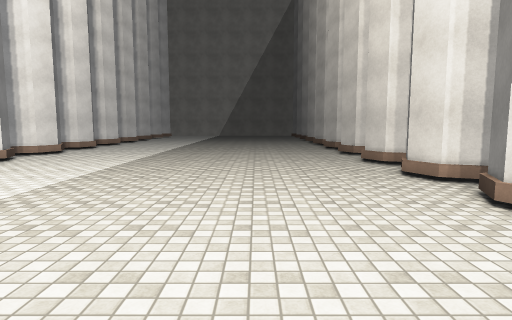
[1] (above)

22 first-person views from a walk through a 3-D level made in the Unity game engine. The camera is 1.5 m above the floor, tilts 6° down and sees 75° across. The floor is counted in squares, 1 m on a side. Each view is taken from the middle of a square. On the plan, view 1 faces up. The plan holds only what a view shows up to about 15 squares ahead; the rest is blank. The place goes on beyond the plan. Some surface patterns are stand-ins.

[2]
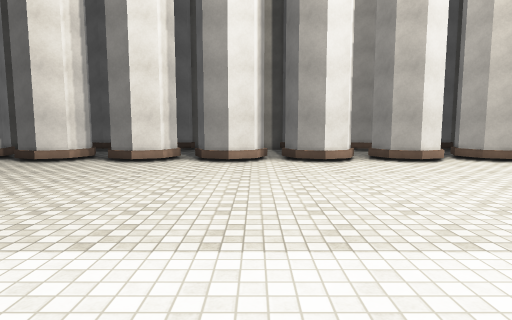

[3]
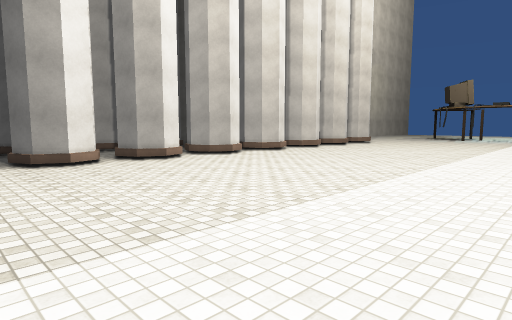

[4]
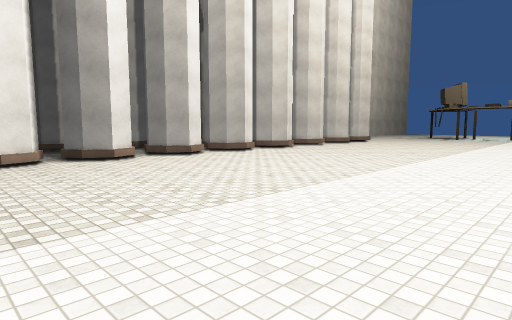

[5]
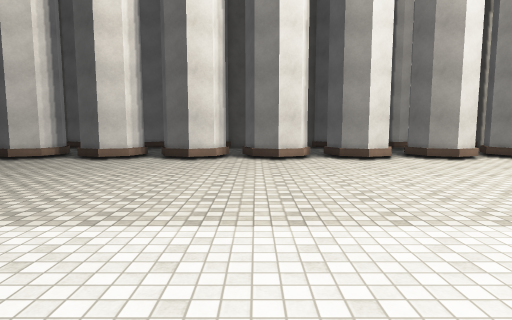

[6]
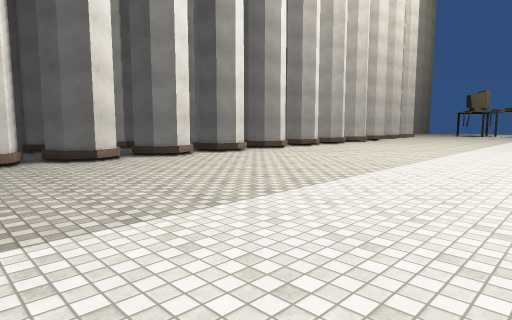

[7]
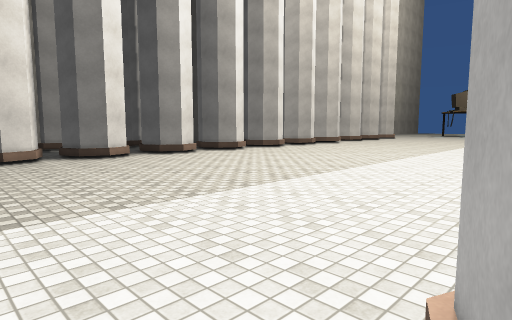

[8]
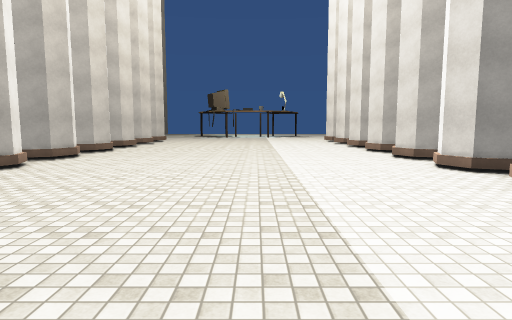

[9]
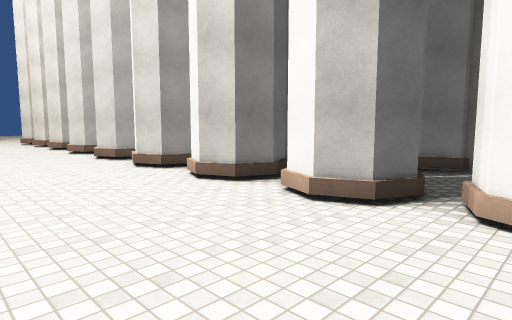

[10]
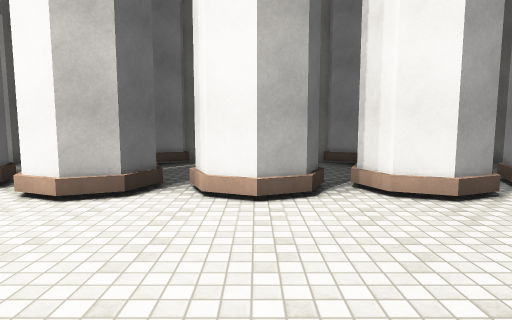

[11]
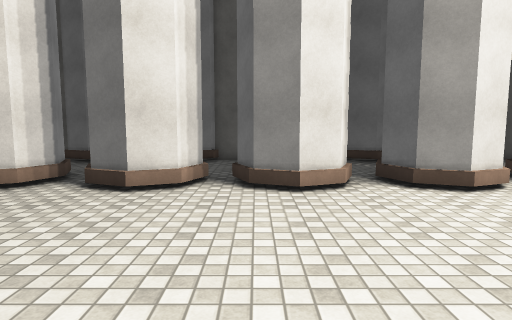

[12]
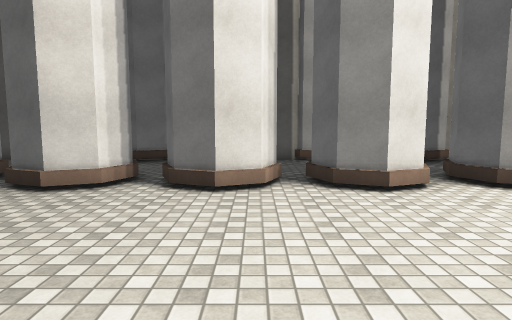

[13]
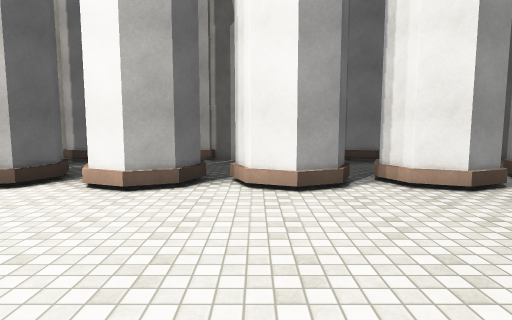

[14]
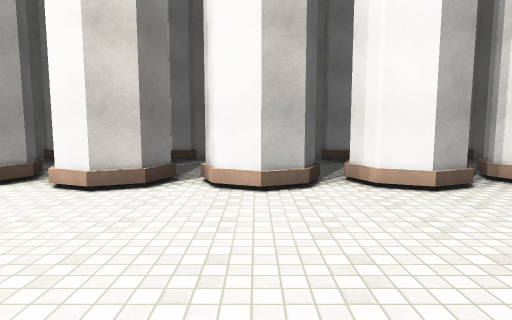

[15]
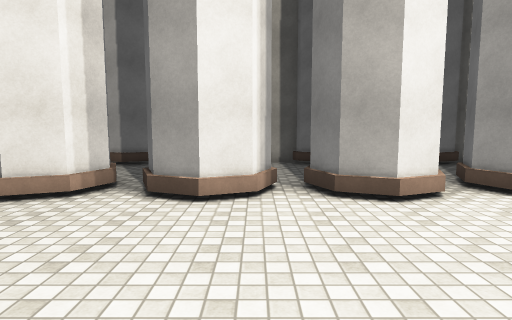

[16]
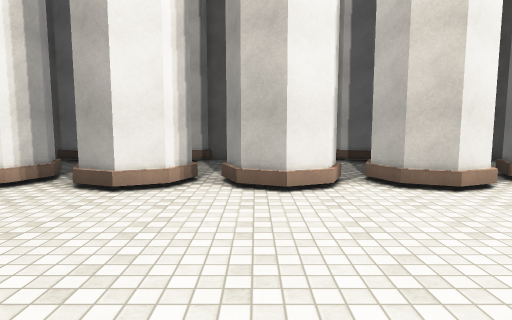

[17]
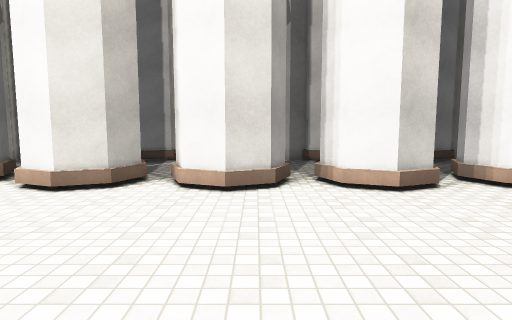

[18]
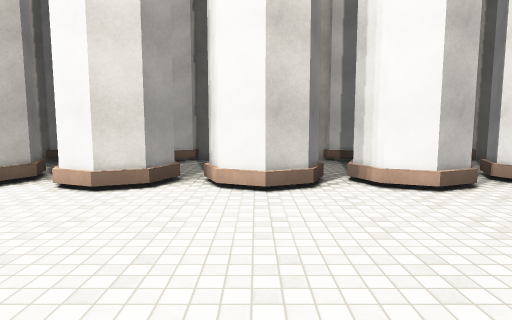

[19]
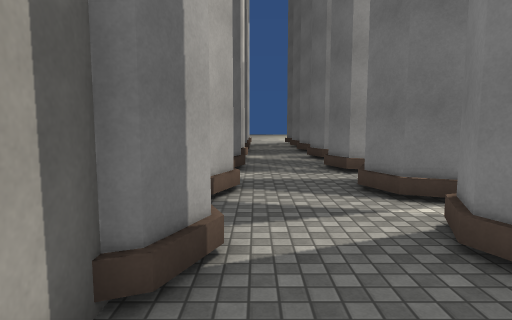

[20]
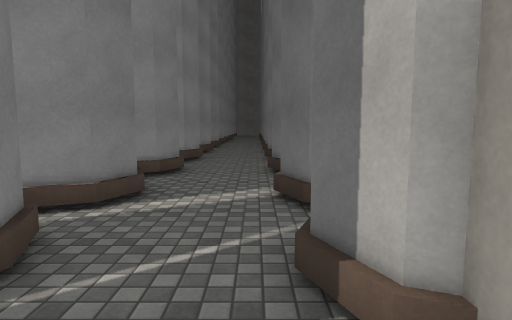

[21]
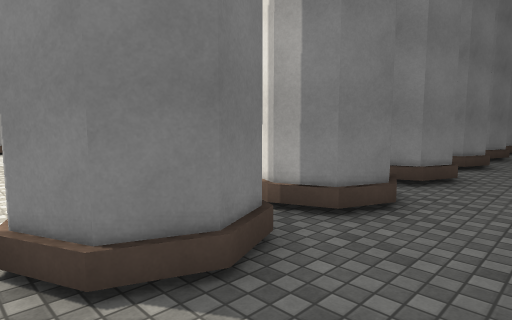

[22]
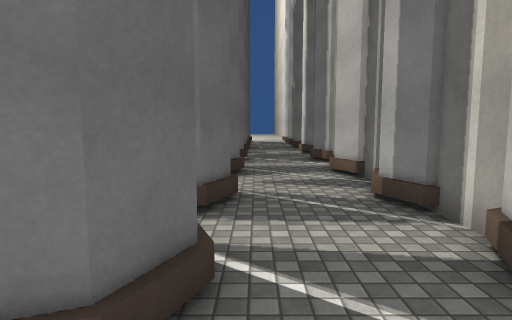

### Floor plan
Key: @ floor where view 1 was taken; # wall or solid block; x gap in a wall; . floor.
Columns run from 17 left of view 1 to 11 right of it. Each row starts with its distance up from view 1.
 15 #.    #...............#  .. #
 14 #..   #...............###...#
 13 #...###...............###...#
 12 #....x.................x....
 11 #.   ##...............###...
 10 #..  ##...............###...#
  9 #...###...............###...#
  8 #...........................#
  7 #... ##...............###...#
  6 #..  ##...............###...#
  5 #...###...............###...#
  4 #...........................#
  3 #...###...............###...#
  2 #...###...............###...#
  1 #...###...............###...#
  0 #....x...........@.....x....#
 -1 #...###...............###...#
 -2 #...###...............###...#
 -3 #... ##...............###...#
 -4 #....x.................x....#
 -5 #...###...............###...#
 -6 #...###...............###...#
 -7 #... ##...............## ...#
 -8 #....x.................x....#
 -9 #...###...............###...#
-10 #...###...........  ..###...#

Positions as (right, up) in squares from view 1, and headings:
1: (0, 0), facing up
2: (-9, 1), facing right
3: (-9, 2), facing down-right
4: (-10, 4), facing down-right
5: (-10, 7), facing right
6: (-10, 15), facing down-right
7: (-11, 12), facing down-right
8: (-4, 6), facing down
9: (-5, 6), facing down-left
10: (-4, 6), facing left
11: (-3, 7), facing right
12: (-3, 9), facing right
13: (-3, 9), facing left
14: (-3, 2), facing left
15: (-2, 1), facing right
16: (-3, -5), facing right
17: (-3, -5), facing left
18: (-3, -2), facing left
19: (10, 2), facing down
20: (10, -1), facing up
21: (10, 4), facing up-left
22: (-14, 5), facing down
